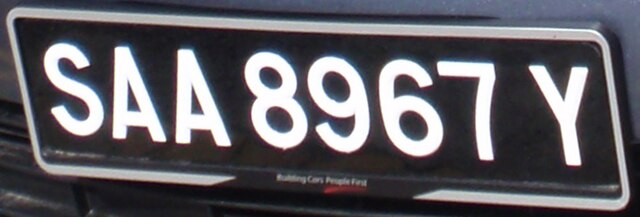
#> input picture data/sample/taxi.jpg, 640 x 217 px
$ python segmentation.py
#> lines starting #> are read from the running program, lines starting #| are printed output that depends on the picture; after the words box and inside, x2 and y2 are one past the last pixel; in counts of white or black regions, pixels touching at a corner belong together
### src/preprocess.py
import cv2
import numpy as np

# loading the image
def preprocess_image(image_path):
    """
    Initial cleaning phase.
    We convert to Grayscale and use a Bilateral Filter.
    Saif chose Bilateral because it removes noise but keeps
    the edges of the letters sharp (unlike Gaussian blur which smudges them).
    """
#> called with image_path = '../data/sample/taxi.jpg'
    # removed color information and kept only intensity which is dark vs light
    # license plates are defined by contrast not colors
    # text is dark and plate is bright

    image = cv2.imread(image_path)
#> image is the input picture: shape (217, 640, 3); mean B, G, R 98.8, 92.8, 94.6
    if image is None:
        raise ValueError("Could not load image")

    gray = cv2.cvtColor(image, cv2.COLOR_BGR2GRAY)
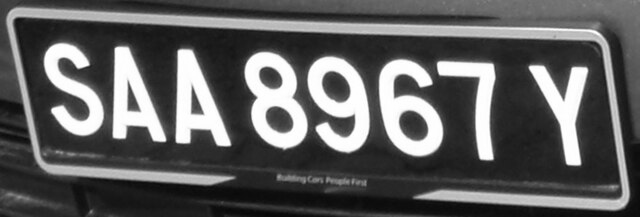
#> gray: shape (217, 640); min 8, max 255, mean 94
    denoised = cv2.medianBlur(gray, 5)

    return image, gray, denoised


# [23 lines that do not run on import are left out]

# [11 lines of commented-out code are left out]

### src/segmentation.py
import cv2
import numpy as np
from preprocess import preprocess_image


def segment_image(image_path):
    # Kaung bro we need to apply segmentation here adaptive thresholding
    # you can find it on YouTube as well as the lecture vids how to apply
    # bro i turned the image into pure black and white
    # white text and pixels are the one we care about which is the text and plate edges
    # turn the background to black - looks like a photocopy lol

    # because in the image lighting sometimes is uneven, a global threshold might fail.
    # Adaptive threshold adjusts locally so it works even in shadows.
    """
    Perform adaptive thresholding using Gaussian weights to handle lighting issues.
    """

    _, _, denoised = preprocess_image(image_path)

    # Saif used Gaussian Thresholding here because it's smoother than simple mean.
    # We used THRESH_BINARY_INV so the text becomes white (easier for contours).
    binary = cv2.adaptiveThreshold(
        denoised,
        255,
        cv2.ADAPTIVE_THRESH_GAUSSIAN_C,
        cv2.THRESH_BINARY_INV,
        31,
        5
    )
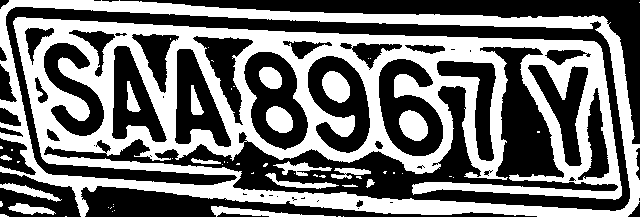
#> binary: shape (217, 640); 45.5% white; 56 white regions (38 under 20 px), largest, box (x1, y1, x2, y2) and area: (0, 0, 640, 217) 57953, (399, 110, 428, 141) 666, (322, 71, 350, 103) 659

    return denoised, binary


if __name__ == "__main__":
    import matplotlib.pyplot as plt

    denoised, binary = segment_image("../data/sample/taxi.jpg")

    plt.figure(figsize=(8,4))

    plt.subplot(1,2,1)
    plt.imshow(denoised, cmap="gray")
    plt.title("Denoised")
    plt.axis("off")

    plt.subplot(1,2,2)
    plt.imshow(binary, cmap="gray")
    plt.title("Adaptive Threshold")
    plt.axis("off")

    plt.show()
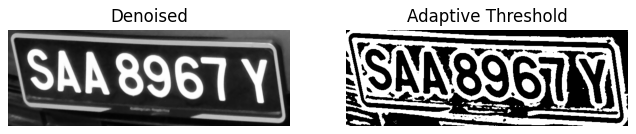
#> figure drawn by matplotlib, 2 panels

# [10 lines of commented-out code are left out]

$ run again, with data/sample/car.jpg copied over data/sample/taxi.jpg
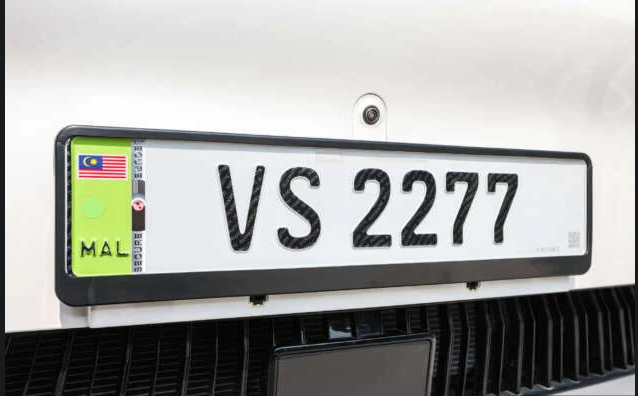
#> input picture data/sample/car.jpg, 638 x 396 px
#> in preprocess_image, image is the input picture: shape (396, 638, 3); mean B, G, R 161.2, 164.8, 163.9
#> in segment_image, `binary = cv2.adaptiveThreshold( denoised, 255, cv2.ADAPTIVE_THRESH_GAU..`:
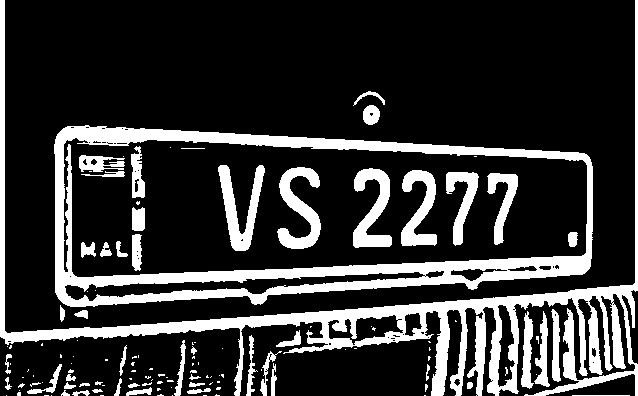
#> binary: shape (396, 638); 20.5% white; 129 white regions (76 under 20 px), largest, box (x1, y1, x2, y2) and area: (0, 0, 638, 396) 18549, (54, 125, 593, 307) 18015, (277, 167, 321, 249) 1686
#> `plt.show()`:
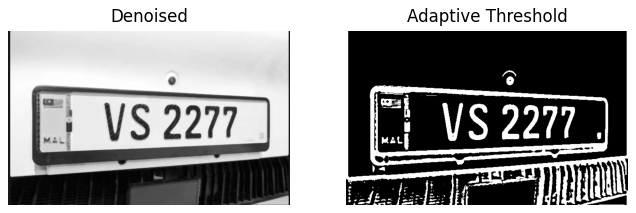
#> figure drawn by matplotlib, 2 panels
